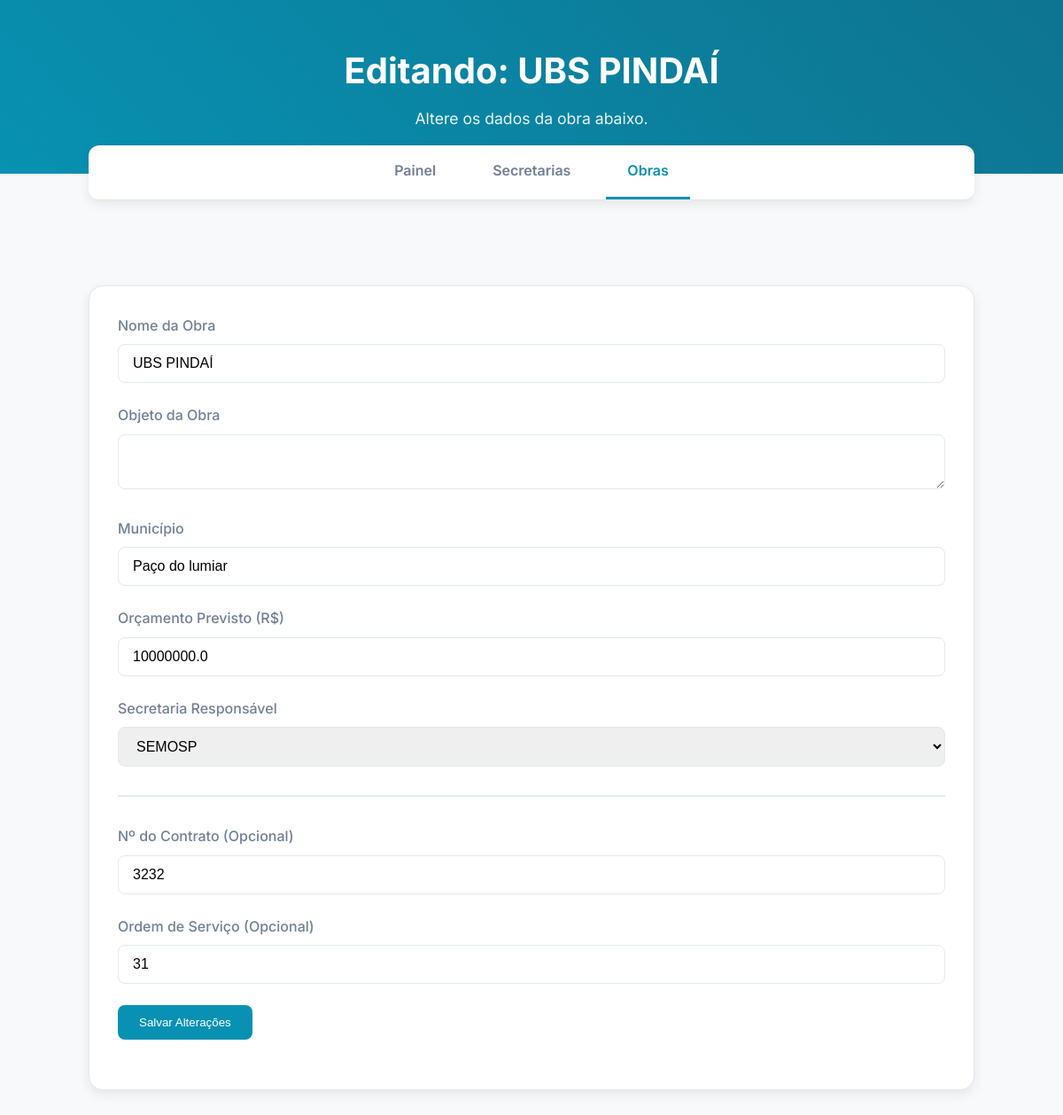
The page /obra/1/editar on the database its author committed.
### models.py (models this page shows, shortened)
class Obra(db.Model):
    id = db.Column(db.Integer, primary_key=True)
    nome = db.Column(db.String(200), nullable=False)
    objeto = db.Column(db.Text, nullable=True)
    municipio = db.Column(db.String(100), nullable=True)
    n_contrato = db.Column(db.String(50), nullable=True)
    contrato_fonte = db.Column(db.String(100), nullable=True)
    ordem_servico = db.Column(db.String(50), nullable=True)
    periodo = db.Column(db.String(50), nullable=True)
    endereco = db.Column(db.String(200), nullable=True)
    orcamento_previsto = db.Column(db.Float, nullable=False, default=0.0)
    secretaria_id = db.Column(db.Integer, db.ForeignKey('secretaria.id'), nullable=False)
    andamento = db.relationship('Andamento', backref='obra', uselist=False, cascade="all, delete-orphan")
    gastos = db.relationship('Gasto', backref='obra', order_by=Gasto.data.desc(), cascade="all, delete-orphan")

### app.py (the view)
@app.route('/obra/<int:obra_id>/editar', methods=['GET', 'POST'])
def editar_obra(obra_id):
    obra = Obra.query.get_or_404(obra_id)
    form = ObraForm(obj=obra)
    form.secretaria_id.choices = [(s.id, s.nome) for s in Secretaria.query.all()]
    if form.validate_on_submit():
        form.populate_obj(obra)
        db.session.commit()
        flash('Obra atualizada com sucesso!', 'success')
        return redirect(url_for('listar_obras'))
    form.secretaria_id.data = obra.secretaria_id
    return render_template('editar_obra.html', form=form, active_page='obras')

### forms.py
class ObraForm(FlaskForm):
    nome = StringField('Nome da Obra', validators=[DataRequired(), Length(min=5, max=200)])
    objeto = TextAreaField('Objeto')
    municipio = StringField('Município')
    n_contrato = StringField('Nº do Contrato')
    contrato_fonte = StringField('Contrato Fonte')
    ordem_servico = StringField('Ordem de Serviço')
    periodo = StringField('Período')
    endereco = StringField('Endereço')
    orcamento_previsto = FloatField('Orçamento Previsto da Obra (R$)', validators=[DataRequired()])
    secretaria_id = SelectField('Secretaria Responsável', coerce=int, validators=[DataRequired()])
    submit = SubmitField('Cadastrar Obra')

### templates/editar_obra.html (shortened to what this page needs)
{% extends "base.html" %}
{% block header_title %}Editando: {{ form.nome.data }}{% endblock %}
{% block header_subtitle %}Altere os dados da obra abaixo.{% endblock %}
{% block content %}
<div class="content-container">
    <div class="form-container">
        <form method="POST" action="">
            <div class="form-group">
                {{ form.nome.label(text="Nome da Obra") }}
                {{ form.nome(class="form-control") }}
            </div>
            <div class="form-group">
                {{ form.objeto.label(text="Objeto da Obra") }}
                {{ form.objeto(class="form-control") }}
            </div>
            <div class="form-group">
                {{ form.municipio.label(text="Município") }}
                {{ form.municipio(class="form-control") }}
            </div>
            <div class="form-group">
                {{ form.orcamento_previsto.label(text="Orçamento Previsto (R$)") }}
                {{ form.orcamento_previsto(class="form-control") }}
            </div>
            <div class="form-group">
                {{ form.secretaria_id.label(text="Secretaria Responsável") }}
                {{ form.secretaria_id(class="form-control") }}
            </div>
            <hr style="margin: 2rem 0; border: 1px solid var(--border-color);">
            <div class="form-group">
                {{ form.n_contrato.label(text="Nº do Contrato (Opcional)") }}
                {{ form.n_contrato(class="form-control") }}
            </div>
            <div class="form-group">
                {{ form.ordem_servico.label(text="Ordem de Serviço (Opcional)") }}
                {{ form.ordem_servico(class="form-control") }}
            </div>
            <div class="form-group">
                <button type="submit" class="btn">Salvar Alterações</button>
            </div>
        </form>
    </div>
</div>
{% endblock %}

### static/css/style.css (style rules this page uses)
:root { --bg-color: #F8F9FA; --card-bg-color: #FFFFFF; --text-primary: #2D3748; --text-secondary: #718096; --accent-color: #0891B2; --accent-hover: #0E7490; --border-color: #E2E8F0; --shadow-color: rgba(45, 55, 72, 0.1); --gasto-color: #F97316; --disponivel-color: #10B981; }
* { box-sizing: border-box; margin: 0; padding: 0; }
body { font-family: 'Inter', sans-serif; background-color: var(--bg-color); color: var(--text-primary); line-height: 1.6; }
.content-container { max-width: 1000px; margin: 2rem auto; background-color: var(--card-bg-color); border: 1px solid var(--border-color); border-radius: 16px; padding: 2rem; box-shadow: 0 4px 12px var(--shadow-color); }
.btn { background-color: var(--accent-color); color: white; padding: 0.75rem 1.5rem; border: none; border-radius: 8px; font-weight: 500; text-decoration: none; transition: background-color 0.2s ease; cursor: pointer; }
.form-container .form-group { margin-bottom: 1.5rem; }
.form-container label { display: block; font-weight: 500; margin-bottom: 0.5rem; color: var(--text-secondary); }
.form-container .form-control { width: 100%; padding: 0.75rem 1rem; border: 1px solid var(--border-color); border-radius: 8px; font-size: 1rem; transition: border-color 0.2s ease, box-shadow 0.2s ease; }

### rows shown on the page
Obra: nome.data "UBS PINDAÍ", nome "UBS PINDAÍ", municipio "Paço do lumiar", orcamento_previsto "10000000.0", secretaria_id "SEMOSP", n_contrato "3232", ordem_servico "31"
